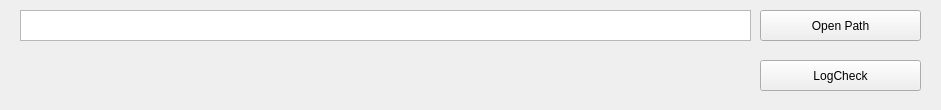
<?xml version="1.0" encoding="UTF-8"?>
<ui version="4.0">
 <class>Form</class>
 <widget class="QWidget" name="Form">
  <property name="geometry">
   <rect>
    <x>0</x>
    <y>0</y>
    <width>941</width>
    <height>110</height>
   </rect>
  </property>
  <property name="windowTitle">
   <string>Form</string>
  </property>
  <widget class="QPushButton" name="pushButton_path">
   <property name="geometry">
    <rect>
     <x>760</x>
     <y>10</y>
     <width>161</width>
     <height>31</height>
    </rect>
   </property>
   <property name="text">
    <string>Open Path</string>
   </property>
  </widget>
  <widget class="QTextEdit" name="textEdit_Path">
   <property name="geometry">
    <rect>
     <x>20</x>
     <y>10</y>
     <width>731</width>
     <height>31</height>
    </rect>
   </property>
   <property name="font">
    <font>
     <family>Agency FB</family>
     <pointsize>8</pointsize>
    </font>
   </property>
  </widget>
  <widget class="QPushButton" name="pushButton_Log">
   <property name="geometry">
    <rect>
     <x>760</x>
     <y>60</y>
     <width>161</width>
     <height>31</height>
    </rect>
   </property>
   <property name="text">
    <string>LogCheck</string>
   </property>
  </widget>
 </widget>
 <resources/>
 <connections/>
</ui>
